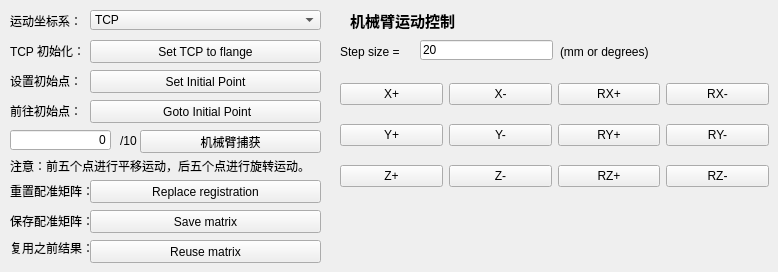
           <widget class="QWidget" name="tab_37">
            <attribute name="title">
             <string>机械臂配准</string>
            </attribute>
            <widget class="QComboBox" name="comboBox_robotMoveType_8">
             <property name="geometry">
              <rect>
               <x>90</x>
               <y>10</y>
               <width>231</width>
               <height>20</height>
              </rect>
             </property>
             <item>
              <property name="text">
               <string>TCP</string>
              </property>
             </item>
             <item>
              <property name="text">
               <string>Robot base</string>
              </property>
             </item>
            </widget>
            <widget class="QLabel" name="label_292">
             <property name="geometry">
              <rect>
               <x>10</x>
               <y>10</y>
               <width>81</width>
               <height>21</height>
              </rect>
             </property>
             <property name="text">
              <string>运动坐标系：</string>
             </property>
            </widget>
            <widget class="QLabel" name="label_293">
             <property name="geometry">
              <rect>
               <x>10</x>
               <y>40</y>
               <width>81</width>
               <height>21</height>
              </rect>
             </property>
             <property name="text">
              <string>TCP 初始化：</string>
             </property>
            </widget>
            <widget class="QPushButton" name="pushButton_setTCPToFlange_8">
             <property name="geometry">
              <rect>
               <x>90</x>
               <y>40</y>
               <width>231</width>
               <height>23</height>
              </rect>
             </property>
             <property name="text">
              <string>Set TCP to flange</string>
             </property>
            </widget>
            <widget class="QLabel" name="label_294">
             <property name="geometry">
              <rect>
               <x>10</x>
               <y>70</y>
               <width>111</width>
               <height>21</height>
              </rect>
             </property>
             <property name="text">
              <string>设置初始点：</string>
             </property>
            </widget>
            <widget class="QPushButton" name="pushButton_setInitialPoint_8">
             <property name="geometry">
              <rect>
               <x>90</x>
               <y>70</y>
               <width>231</width>
               <height>23</height>
              </rect>
             </property>
             <property name="text">
              <string>Set Initial Point</string>
             </property>
            </widget>
            <widget class="QLabel" name="label_295">
             <property name="geometry">
              <rect>
               <x>10</x>
               <y>100</y>
               <width>81</width>
               <height>21</height>
              </rect>
             </property>
             <property name="text">
              <string>前往初始点：</string>
             </property>
            </widget>
            <widget class="QPushButton" name="pushButton_goToInitial_8">
             <property name="geometry">
              <rect>
               <x>90</x>
               <y>100</y>
               <width>231</width>
               <height>23</height>
              </rect>
             </property>
             <property name="text">
              <string> Goto Initial Point</string>
             </property>
            </widget>
            <widget class="QLineEdit" name="lineEdit_collectedRoboPose_14">
             <property name="geometry">
              <rect>
               <x>10</x>
               <y>130</y>
               <width>101</width>
               <height>20</height>
              </rect>
             </property>
             <property name="layoutDirection">
              <enum>Qt::LeftToRight</enum>
             </property>
             <property name="text">
              <string>0</string>
             </property>
             <property name="alignment">
              <set>Qt::AlignRight|Qt::AlignTrailing|Qt::AlignVCenter</set>
             </property>
            </widget>
            <widget class="QLabel" name="label_296">
             <property name="geometry">
              <rect>
               <x>120</x>
               <y>130</y>
               <width>21</width>
               <height>21</height>
              </rect>
             </property>
             <property name="text">
              <string>/10</string>
             </property>
            </widget>
            <widget class="QPushButton" name="pushButton_captureRobot_8">
             <property name="geometry">
              <rect>
               <x>140</x>
               <y>130</y>
               <width>181</width>
               <height>23</height>
              </rect>
             </property>
             <property name="text">
              <string>机械臂捕获</string>
             </property>
            </widget>
            <widget class="QLabel" name="label_297">
             <property name="geometry">
              <rect>
               <x>10</x>
               <y>150</y>
               <width>311</width>
               <height>31</height>
              </rect>
             </property>
             <property name="font">
              <font>
               <pointsize>9</pointsize>
               <weight>50</weight>
               <bold>false</bold>
              </font>
             </property>
             <property name="text">
              <string>注意：前五个点进行平移运动，后五个点进行旋转运动。</string>
             </property>
            </widget>
            <widget class="QLabel" name="label_298">
             <property name="geometry">
              <rect>
               <x>10</x>
               <y>210</y>
               <width>101</width>
               <height>21</height>
              </rect>
             </property>
             <property name="text">
              <string>保存配准矩阵：</string>
             </property>
            </widget>
            <widget class="QLabel" name="label_299">
             <property name="geometry">
              <rect>
               <x>10</x>
               <y>180</y>
               <width>161</width>
               <height>21</height>
              </rect>
             </property>
             <property name="text">
              <string>重置配准矩阵：</string>
             </property>
            </widget>
            <widget class="QPushButton" name="pushButton_replaceRegistration_8">
             <property name="geometry">
              <rect>
               <x>90</x>
               <y>180</y>
               <width>231</width>
               <height>23</height>
              </rect>
             </property>
             <property name="text">
              <string>Replace registration</string>
             </property>
            </widget>
            <widget class="QPushButton" name="pushButton_saveArmMatrix_8">
             <property name="geometry">
              <rect>
               <x>90</x>
               <y>210</y>
               <width>231</width>
               <height>23</height>
              </rect>
             </property>
             <property name="text">
              <string>Save matrix</string>
             </property>
            </widget>
            <widget class="QLabel" name="label_300">
             <property name="geometry">
              <rect>
               <x>10</x>
               <y>240</y>
               <width>81</width>
               <height>16</height>
              </rect>
             </property>
             <property name="text">
              <string>复用之前结果：</string>
             </property>
            </widget>
            <widget class="QPushButton" name="pushButton_reuseArmMatrix_8">
             <property name="geometry">
              <rect>
               <x>90</x>
               <y>240</y>
               <width>231</width>
               <height>23</height>
              </rect>
             </property>
             <property name="text">
              <string>Reuse matrix</string>
             </property>
            </widget>
            <widget class="QWidget" name="layoutWidget_18">
             <property name="geometry">
              <rect>
               <x>340</x>
               <y>70</y>
               <width>429</width>
               <height>131</height>
              </rect>
             </property>
             <layout class="QGridLayout" name="gridLayout_37">
              <item row="3" column="4">
               <widget class="QPushButton" name="pushButton_ryp_8">
                <property name="text">
                 <string>RY+</string>
                </property>
               </widget>
              </item>
              <item row="3" column="5">
               <widget class="QPushButton" name="pushButton_rym_8">
                <property name="text">
                 <string>RY-</string>
                </property>
               </widget>
              </item>
              <item row="3" column="3">
               <widget class="QPushButton" name="pushButton_ym_8">
                <property name="text">
                 <string>Y-</string>
                </property>
               </widget>
              </item>
              <item row="1" column="5">
               <widget class="QPushButton" name="pushButton_rxm_8">
                <property name="text">
                 <string>RX-</string>
                </property>
               </widget>
              </item>
              <item row="1" column="4">
               <widget class="QPushButton" name="pushButton_rxp_8">
                <property name="text">
                 <string>RX+</string>
                </property>
               </widget>
              </item>
              <item row="3" column="2">
               <widget class="QPushButton" name="pushButton_yp_8">
                <property name="text">
                 <string>Y+</string>
                </property>
               </widget>
              </item>
              <item row="4" column="5">
               <widget class="QPushButton" name="pushButton_rzm_8">
                <property name="text">
                 <string>RZ-</string>
                </property>
               </widget>
              </item>
              <item row="4" column="2">
               <widget class="QPushButton" name="pushButton_zp_8">
                <property name="text">
                 <string>Z+</string>
                </property>
               </widget>
              </item>
              <item row="4" column="3">
               <widget class="QPushButton" name="pushButton_zm_8">
                <property name="text">
                 <string>Z-</string>
                </property>
               </widget>
              </item>
              <item row="1" column="2">
               <widget class="QPushButton" name="pushButton_xp_8">
                <property name="text">
                 <string>X+</string>
                </property>
               </widget>
              </item>
              <item row="4" column="4">
               <widget class="QPushButton" name="pushButton_rzp_8">
                <property name="text">
                 <string>RZ+</string>
                </property>
               </widget>
              </item>
              <item row="1" column="3">
               <widget class="QPushButton" name="pushButton_xm_8">
                <property name="text">
                 <string>X-</string>
                </property>
               </widget>
              </item>
             </layout>
            </widget>
            <widget class="QLabel" name="label_301">
             <property name="geometry">
              <rect>
               <x>340</x>
               <y>40</y>
               <width>133</width>
               <height>23</height>
              </rect>
             </property>
             <property name="layoutDirection">
              <enum>Qt::LeftToRight</enum>
             </property>
             <property name="text">
              <string>Step size =</string>
             </property>
            </widget>
            <widget class="QLineEdit" name="lineEdit_intuitiveValue_10">
             <property name="geometry">
              <rect>
               <x>420</x>
               <y>40</y>
               <width>133</width>
               <height>20</height>
              </rect>
             </property>
             <property name="text">
              <string>20</string>
             </property>
            </widget>
            <widget class="QLabel" name="label_302">
             <property name="geometry">
              <rect>
               <x>560</x>
               <y>40</y>
               <width>133</width>
               <height>23</height>
              </rect>
             </property>
             <property name="text">
              <string>(mm or degrees)</string>
             </property>
            </widget>
            <widget class="QLabel" name="label_303">
             <property name="geometry">
              <rect>
               <x>350</x>
               <y>10</y>
               <width>131</width>
               <height>21</height>
              </rect>
             </property>
             <property name="font">
              <font>
               <pointsize>11</pointsize>
               <weight>75</weight>
               <bold>true</bold>
              </font>
             </property>
             <property name="text">
              <string>机械臂运动控制</string>
             </property>
            </widget>
           </widget>
